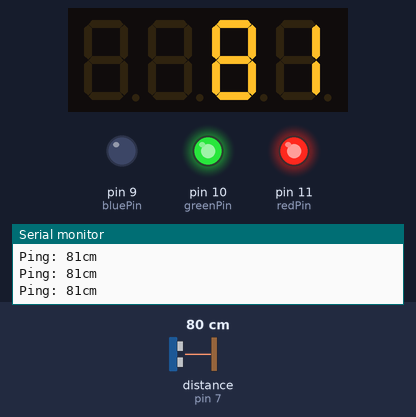
The sketch below on a simulated Arduino Uno, built with avr-gcc and run on an emulated ATmega328P. Shown: 4-digit seven-segment display, output pins drawn as LEDs (lit = HIGH), the last lines printed to the serial monitor. The inputs (shaded band) are chosen by the test bench; at power-on: distance to the obstacle (sensor on pin 7) 80 cm. The echo pulse lasts 58.3 µs per cm.

Above: at 1.2 s.
1.3 s: distance to the obstacle (sensor on pin 7) set to 22 cm
At 2.6 s:
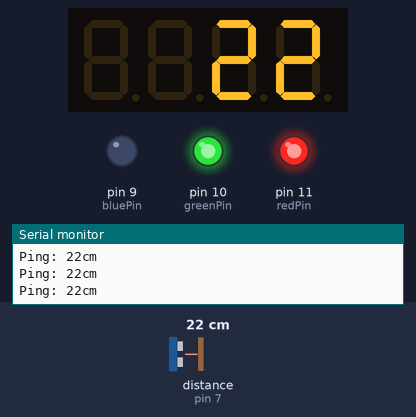
4.3 s: distance to the obstacle (sensor on pin 7) set to 17 cm
At 4.9 s:
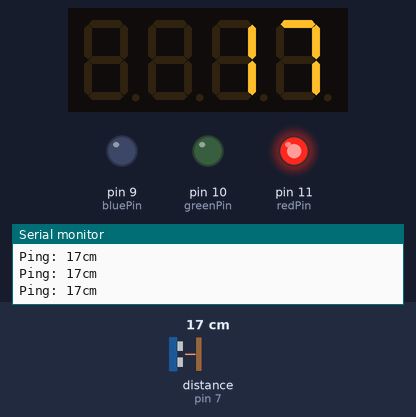
5.9 s: distance to the obstacle (sensor on pin 7) set to 250 cm
At 6.02 s:
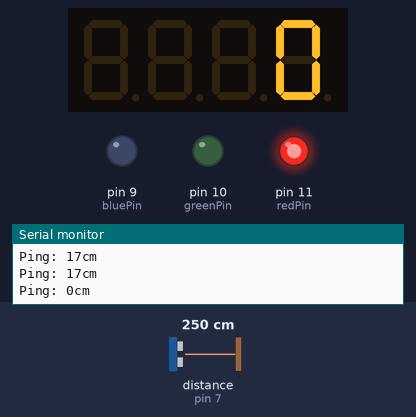
Timing chart, 0 to 8.9 s (numbered marks = the images above; inputs shaded):
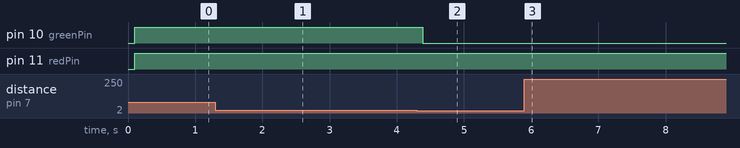

The sketch:

distancing_device.ino
```cpp
#include <NewPing.h>

#define TRIGGER_PIN  12  // Arduino pin tied to trigger pin on the ultrasonic sensor.
#define ECHO_PIN     7  // Arduino pin tied to echo pin on the ultrasonic sensor.
#define MAX_DISTANCE 200 // Maximum distance we want to ping for (in centimeters). Maximum sensor distance is rated at 400-500cm.
int redPin = 11;
int greenPin = 10;
int bluePin = 9;

NewPing sonar(TRIGGER_PIN, ECHO_PIN, MAX_DISTANCE); // NewPing setup of pins and maximum distance.


////////////////////////////
#include <Arduino.h>
#include <TM1637Display.h>

// Module connection pins (Digital Pins)
#define CLK 2
#define DIO 3
// The amount of time (in milliseconds) between tests
#define TEST_DELAY  500
TM1637Display display(CLK, DIO);
/////////////////////////

void setup() {
  Serial.begin(115200); // Open serial monitor at 115200 baud to see ping results.


   pinMode(redPin, OUTPUT);
  pinMode(greenPin, OUTPUT);
  pinMode(bluePin, OUTPUT);


}

void loop() {
  display.setBrightness(0x0f);
  uint8_t data[] = { 0x0, 0x0, 0x0, 0x0 };
  display.setSegments(data);
  int distance = sonar.ping_cm();// get the distance and store it in "distance" variable
                     // Wait 50ms between pings (about 20 pings/sec). 29ms should be the shortest delay between pings.
  Serial.print("Ping: ");
  Serial.print(sonar.ping_cm()); // Send ping, get distance in cm and print result (0 = outside set distance range)
  Serial.println("cm");
  display.showNumberDec(distance, false, 3,1);
  delay(50);


  if (distance<20 || 0){
      setColor(255, 0, 0);  // red

    }
    else{

      setColor(255, 255, 0);  // green

      }
}


void setColor(int red, int green, int blue)
{
  #ifdef COMMON_ANODE
    red = 255 - red;
    green = 255 - green;
    blue = 255 - blue;
  #endif
  analogWrite(redPin, red);
  analogWrite(greenPin, green);
  analogWrite(bluePin, blue);
}
```

Measured:
- the behaviour switches between 20 and 19 cm on distance to the obstacle (sensor on pin 7) (found by bisection; images 1 and 2)
- after the input at 1.3 s, the display: changes after 0.05 s (image 1)
- after the input at 4.3 s, pin 10 (greenPin): HIGH → LOW after 0.09 s; the display: changes at once (image 2)
- after the input at 5.9 s, the display: first differs from a run without the input after 0.11 s (image 3)
